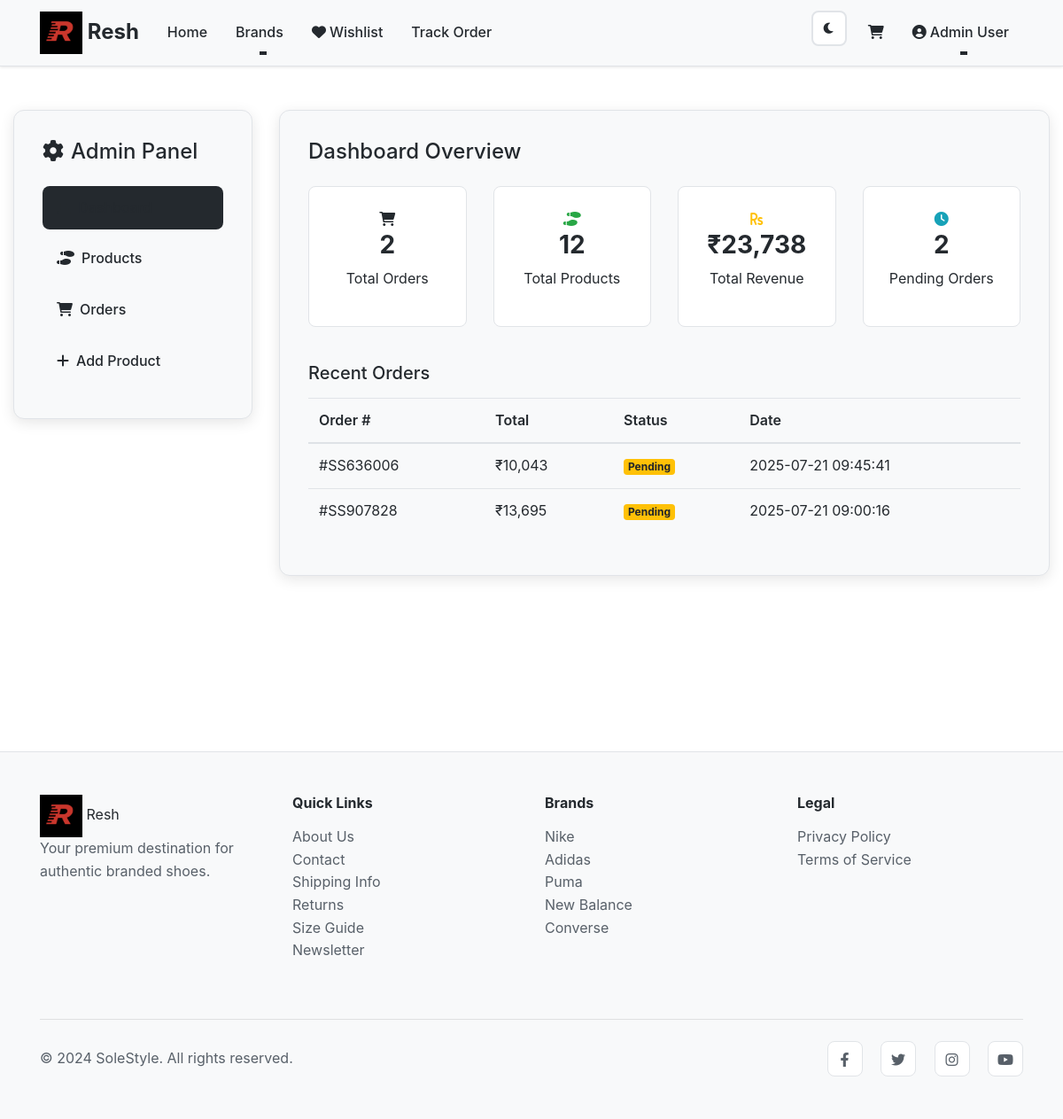
Page /admin (signed in) on the earlier database version.
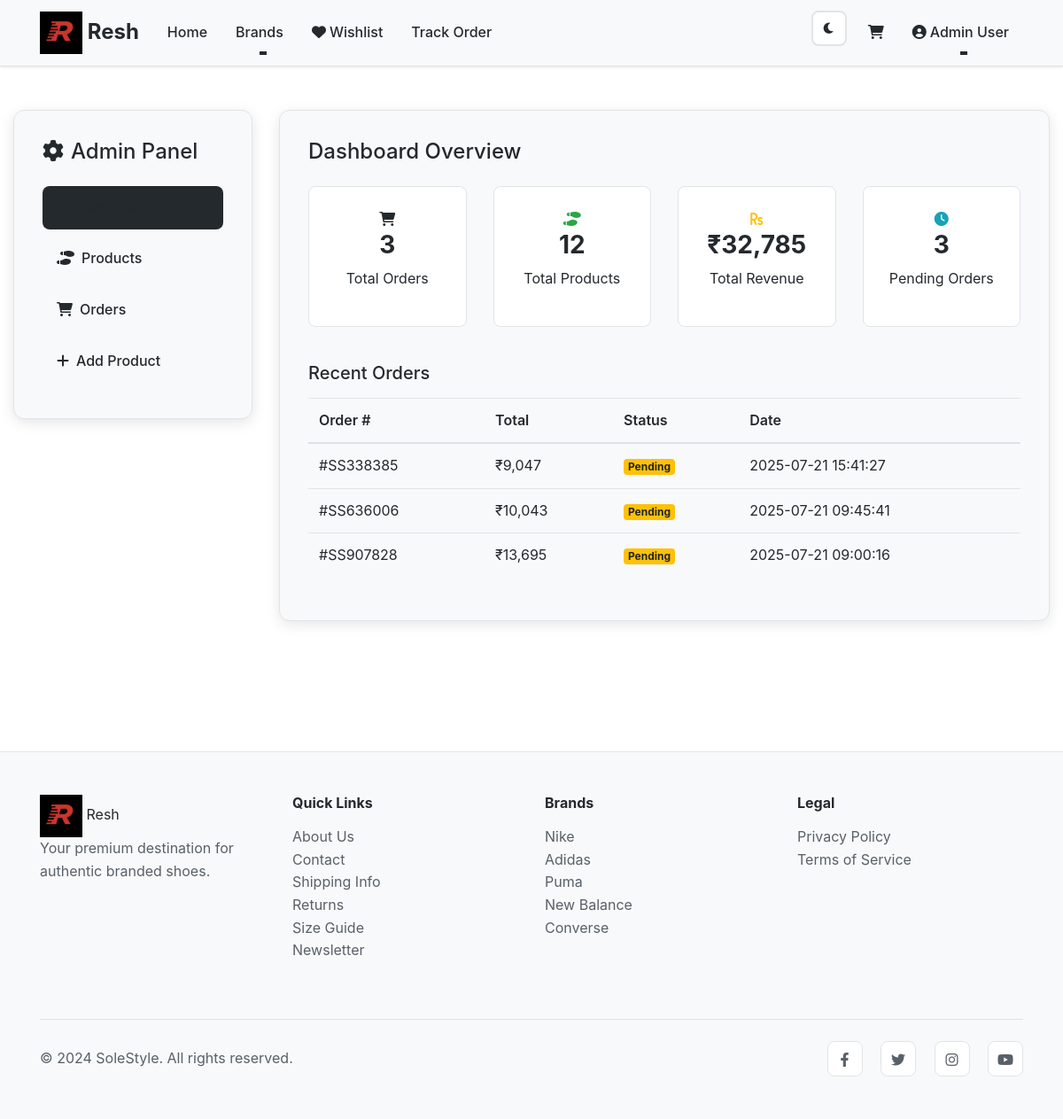
Same page on the later database version.
### tables this page shows
CREATE TABLE "users" (
	"id"	INTEGER,
	"name"	TEXT NOT NULL,
	"email"	TEXT NOT NULL UNIQUE,
	"password_hash"	TEXT NOT NULL,
	"is_admin"	BOOLEAN DEFAULT FALSE,
	"created_at"	TIMESTAMP DEFAULT CURRENT_TIMESTAMP,
	PRIMARY KEY("id" AUTOINCREMENT)
);

CREATE TABLE orders
    (
        id
        INTEGER
        PRIMARY
        KEY
        AUTOINCREMENT,
        user_id
        INTEGER,
        order_number
        TEXT
        UNIQUE
        NOT
        NULL,
        items
        TEXT
        NOT
        NULL,
        total
        REAL
        NOT
        NULL,
        status
        TEXT
        DEFAULT
        'pending',
        billing_info
        TEXT,
        created_at
        TIMESTAMP
        DEFAULT
        CURRENT_TIMESTAMP,
        FOREIGN
        KEY
                 (
        user_id
                 ) REFERENCES users
                 (
                     id
                 ));

### app.py (the view)
@app.route('/admin')
@admin_required
def admin():
    conn = sqlite3.connect('ecommerce.db')
    conn.row_factory = sqlite3.Row  # Enable dict-like access
    c = conn.cursor()
    c.execute("SELECT * FROM orders ORDER BY created_at DESC")
    orders = c.fetchall()
    conn.close()
    return render_template('admin.html', orders=orders, products=products_data)

### templates/admin.html (shortened to what this page needs)
{% extends "base.html" %}
{% block content %}
<div class="container-fluid py-5">
    <div class="row">
        <div class="col-lg-3 mb-4">
            <div class="admin-sidebar">
                <h4 class="mb-4">
                    <i class="fas fa-cog text-accent mr-2"></i>Admin Panel
                </h4>
                <ul class="nav nav-pills flex-column admin-nav" id="adminTabs" role="tablist">
                    <li class="nav-item">
                        <a class="nav-link active" id="dashboard-tab" data-toggle="pill" href="#dashboard" role="tab">
                            <i class="fas fa-chart-bar mr-2"></i>Dashboard
                        </a>
                    </li>
                    <li class="nav-item">
                        <a class="nav-link" id="products-tab" data-toggle="pill" href="#products" role="tab">
                            <i class="fas fa-shoe-prints mr-2"></i>Products
                        </a>
                    </li>
                    <li class="nav-item">
                        <a class="nav-link" id="orders-tab" data-toggle="pill" href="#orders" role="tab">
                            <i class="fas fa-shopping-cart mr-2"></i>Orders
                        </a>
                    </li>
                    <li class="nav-item">
                        <a class="nav-link" id="add-product-tab" data-toggle="pill" href="#add-product" role="tab">
                            <i class="fas fa-plus mr-2"></i>Add Product
                        </a>
                    </li>
                </ul>
            </div>
        </div>
        <div class="col-lg-9">
            <div class="tab-content admin-content" id="adminTabsContent">
                <div class="tab-pane fade show active" id="dashboard" role="tabpanel">
                    <div class="admin-section">
                        <h4 class="mb-4">Dashboard Overview</h4>
                        <div class="row mb-4">
                            <div class="col-md-3 mb-3">
                                <div class="stat-card">
                                    <div class="stat-icon">
                                        <i class="fas fa-shopping-cart text-accent"></i>
                                    </div>
                                    <div class="stat-info">
                                        <h3>{{ orders|length }}</h3>
                                        <p>Total Orders</p>
                                    </div>
                                </div>
                            </div>
                            <div class="col-md-3 mb-3">
                                <div class="stat-card">
                                    <div class="stat-icon">
                                        <i class="fas fa-shoe-prints text-success"></i>
                                    </div>
                                    <div class="stat-info">
                                        <h3>{{ products.values() | map('length') | sum }}</h3>
                                        <p>Total Products</p>
                                    </div>
                                </div>
                            </div>
                            <div class="col-md-3 mb-3">
                                <div class="stat-card">
                                    <div class="stat-icon">
                                        <i class="fas fa-rupee-sign text-warning"></i>
                                    </div>
                                    <div class="stat-info">
                                        <h3>₹{{ "{:,.0f}".format(orders | map(attribute='total') | sum if orders else 0) }}</h3>
                                        <p>Total Revenue</p>
                                    </div>
                                </div>
                            </div>
                            <div class="col-md-3 mb-3">
                                <div class="stat-card">
                                    <div class="stat-icon">
                                        <i class="fas fa-clock text-info"></i>
                                    </div>
                                    <div class="stat-info">
                                        <h3>{{ orders | selectattr('status', 'equalto', 'pending') | list | length }}</h3>
                                        <p>Pending Orders</p>
                                    </div>
                                </div>
                            </div>
                        </div>
                        <div class="recent-activity">
                            <h5 class="mb-3">Recent Orders</h5>
                            <div class="table-responsive">
                                <table class="table table-hover">
                                    <thead>
                                        <tr>
                                            <th>Order #</th>
                                            <th>Total</th>
                                            <th>Status</th>
                                            <th>Date</th>
                                        </tr>
                                    </thead>
                                    <tbody>
                                        {% for order in orders[:5] %}
                                        <tr>
                                            <td>#{{ order['order_number'] }}</td>
                                            <td>₹{{ "{:,.0f}".format(order['total']) }}</td>
                                            <td>
                                                <span class="badge badge-{% if order['status'] == 'completed' %}success{% elif order['status'] == 'pending' %}warning{% else %}info{% endif %}">
                                                    {{ order['status']|title }}
                                                </span>
                                            </td>
                                            <td>{{ order['created_at'] }}</td>
                                        </tr>
                                        {% endfor %}
                                    </tbody>
                                </table>
                            </div>
                        </div>
                    </div>
                </div>
            </div>
        </div>
    </div>
</div>
{% endblock %}

### templates/base.html (shortened to what this page needs)
<!DOCTYPE html>
<html lang="en">
<head>
    <link href="https://stackpath.bootstrapcdn.com/bootstrap/4.5.2/css/bootstrap.min.css" rel="stylesheet">
    <link href="https://cdnjs.cloudflare.com/ajax/libs/font-awesome/6.0.0/css/all.min.css" rel="stylesheet">
    <link href="{{ url_for('static', filename='css/style.css') }}" rel="stylesheet">
</head>
<body>
    <nav class="navbar navbar-expand-lg navbar-light bg-surface fixed-top">
        <div class="container">
            <a class="navbar-brand font-weight-bold flex items-center space-x-2" href="{{ url_for('index') }}">
                <img src="{{ url_for('static', filename='/images/resh.jpg') }}" alt="Resh Logo"
                     class="logo"  />
                <span class="text-accent">Resh</span>
            </a>
            <div class="collapse navbar-collapse" id="navbarNav">
                <ul class="navbar-nav mr-auto">
                    <li class="nav-item">
                        <a class="nav-link" href="{{ url_for('index') }}">Home</a>
                    </li>
                    <li class="nav-item dropdown">
                        <a class="nav-link dropdown-toggle" href="#" id="brandsDropdown" role="button" data-toggle="dropdown">
                            Brands
                        </a>
                    </li>
                    <li class="nav-item">
                        <a class="nav-link" href="{{ url_for('wishlist') }}">
                            <i class="fas fa-heart mr-1"></i>Wishlist
                        </a>
                    </li>
                    <li class="nav-item">
                        <a class="nav-link" href="{{ url_for('track_order') }}">Track Order</a>
                    </li>
                </ul>
                <ul class="navbar-nav">
                    <li class="nav-item">
                        <button id="themeToggle" class="btn btn-outline-secondary btn-sm mr-2">
                            <i class="fas fa-moon" id="themeIcon"></i>
                        </button>
                    </li>
                    <li class="nav-item">
                        <a class="nav-link" href="{{ url_for('cart') }}">
                            <i class="fas fa-shopping-cart"></i>
                        </a>
                    </li>
                    {% if session.user_id %}
                    <li class="nav-item dropdown">
                        <a class="nav-link dropdown-toggle" href="#" id="userDropdown" role="button" data-toggle="dropdown">
                            <i class="fas fa-user-circle mr-1"></i>{{ session.user_name }}
                        </a>
                    </li>
                    {% endif %}
                </ul>
            </div>
        </div>
    </nav>
    <main class="main-content">
        {% block content %}{% endblock %}
    </main>
    <footer class="bg-surface border-top mt-5">
        <div class="container py-5">
            <div class="row">
                <div class="col-md-3 mb-4">
                    <img src="{{ url_for('static', filename='/images/resh.jpg') }}" alt="Resh Logo"
                     class="logo"  />
                    <span class="text-accent">Resh</span>
                    <p class="text-secondary">Your premium destination for authentic branded shoes.</p>
                </div>
                <div class="col-md-3 mb-4">
                    <h6 class="font-weight-bold mb-3">Quick Links</h6>
                    <ul class="list-unstyled">
                        <li><a href="{{ url_for('about') }}" class="text-secondary">About Us</a></li>
                        <li><a href="{{ url_for('contact') }}" class="text-secondary">Contact</a></li>
                        <li><a href="{{ url_for('shipping') }}" class="text-secondary">Shipping Info</a></li>
                        <li><a href="{{ url_for('returns') }}" class="text-secondary">Returns</a></li>
                        <li><a href="{{ url_for('size_guide') }}" class="text-secondary">Size Guide</a></li>
                        <li><a href="{{ url_for('newsletter') }}" class="text-secondary">Newsletter</a></li>
                    </ul>
                </div>
                <div class="col-md-3 mb-4">
                    <h6 class="font-weight-bold mb-3">Brands</h6>
                    <ul class="list-unstyled">
                        <li><a href="{{ url_for('nike') }}" class="text-secondary">Nike</a></li>
                        <li><a href="{{ url_for('adidas') }}" class="text-secondary">Adidas</a></li>
                        <li><a href="{{ url_for('puma') }}" class="text-secondary">Puma</a></li>
                        <li><a href="{{ url_for('newbalance') }}" class="text-secondary">New Balance</a></li>
                        <li><a href="{{ url_for('converse') }}" class="text-secondary">Converse</a></li>
                    </ul>
                </div>
                <div class="col-md-3 mb-4">
                    <h6 class="font-weight-bold mb-3">Legal</h6>
                    <ul class="list-unstyled">
                        <li><a href="{{ url_for('privacy') }}" class="text-secondary">Privacy Policy</a></li>
                        <li><a href="{{ url_for('terms') }}" class="text-secondary">Terms of Service</a></li>
                    </ul>
                </div>
            </div>
            <hr class="my-4">
            <div class="row align-items-center">
                <div class="col-md-6">
                    <p class="text-secondary mb-0">&copy; 2024 SoleStyle. All rights reserved.</p>
                </div>
                <div class="col-md-6 text-md-right">
                    <div class="social-links">
                        <a href="#" class="text-secondary mr-3"><i class="fab fa-facebook-f"></i></a>
                        <a href="#" class="text-secondary mr-3"><i class="fab fa-twitter"></i></a>
                        <a href="#" class="text-secondary mr-3"><i class="fab fa-instagram"></i></a>
                        <a href="#" class="text-secondary"><i class="fab fa-youtube"></i></a>
                    </div>
                </div>
            </div>
        </div>
    </footer>
</body>
</html>

Differences in the rows shown:
added orders: order_number "SS338385", total "9,047", status "Pending", created_at "2025-07-21 15:41:27"
Other differences:
{{ orders|length }}: "2" → "3"
{{ orders | selectattr('status', 'equalto', 'pending') | list | length }}: "2" → "3"
text no longer shown: "23,738"
text now shown: "32,785"
